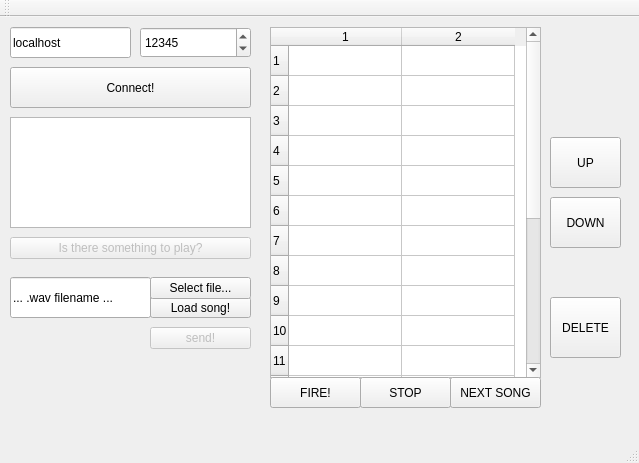
<?xml version="1.0" encoding="UTF-8"?>
<ui version="4.0">
 <class>ClientWindow</class>
 <widget class="QMainWindow" name="ClientWindow">
  <property name="geometry">
   <rect>
    <x>0</x>
    <y>0</y>
    <width>639</width>
    <height>463</height>
   </rect>
  </property>
  <property name="windowTitle">
   <string>ClientWindow</string>
  </property>
  <widget class="QWidget" name="centralWidget">
   <widget class="QLineEdit" name="destAddr">
    <property name="geometry">
     <rect>
      <x>10</x>
      <y>10</y>
      <width>121</width>
      <height>31</height>
     </rect>
    </property>
    <property name="text">
     <string>localhost</string>
    </property>
   </widget>
   <widget class="QSpinBox" name="portNumber">
    <property name="geometry">
     <rect>
      <x>140</x>
      <y>10</y>
      <width>111</width>
      <height>31</height>
     </rect>
    </property>
    <property name="maximum">
     <number>99999</number>
    </property>
    <property name="value">
     <number>12345</number>
    </property>
   </widget>
   <widget class="QPushButton" name="makeConnection">
    <property name="geometry">
     <rect>
      <x>10</x>
      <y>50</y>
      <width>241</width>
      <height>41</height>
     </rect>
    </property>
    <property name="text">
     <string>Connect!</string>
    </property>
   </widget>
   <widget class="QTextEdit" name="messageBox">
    <property name="geometry">
     <rect>
      <x>10</x>
      <y>100</y>
      <width>241</width>
      <height>111</height>
     </rect>
    </property>
   </widget>
   <widget class="QPushButton" name="fileSend">
    <property name="geometry">
     <rect>
      <x>150</x>
      <y>280</y>
      <width>101</width>
      <height>21</height>
     </rect>
    </property>
    <property name="text">
     <string>Load song!</string>
    </property>
   </widget>
   <widget class="QLineEdit" name="fileNameInput">
    <property name="geometry">
     <rect>
      <x>10</x>
      <y>260</y>
      <width>141</width>
      <height>41</height>
     </rect>
    </property>
    <property name="text">
     <string>... .wav filename ...</string>
    </property>
   </widget>
   <widget class="QPushButton" name="serverPlayButton">
    <property name="enabled">
     <bool>false</bool>
    </property>
    <property name="geometry">
     <rect>
      <x>10</x>
      <y>220</y>
      <width>241</width>
      <height>22</height>
     </rect>
    </property>
    <property name="text">
     <string>Is there something to play?</string>
    </property>
   </widget>
   <widget class="QPushButton" name="sendButton">
    <property name="enabled">
     <bool>false</bool>
    </property>
    <property name="geometry">
     <rect>
      <x>150</x>
      <y>310</y>
      <width>101</width>
      <height>22</height>
     </rect>
    </property>
    <property name="text">
     <string>send!</string>
    </property>
   </widget>
   <widget class="QPushButton" name="fileSelect">
    <property name="geometry">
     <rect>
      <x>150</x>
      <y>260</y>
      <width>101</width>
      <height>22</height>
     </rect>
    </property>
    <property name="text">
     <string>Select file...</string>
    </property>
   </widget>
   <widget class="QTableWidget" name="playlistWidget">
    <property name="geometry">
     <rect>
      <x>270</x>
      <y>10</y>
      <width>271</width>
      <height>351</height>
     </rect>
    </property>
    <property name="rowCount">
     <number>20</number>
    </property>
    <property name="columnCount">
     <number>2</number>
    </property>
    <attribute name="horizontalHeaderDefaultSectionSize">
     <number>113</number>
    </attribute>
    <row/>
    <row/>
    <row/>
    <row/>
    <row/>
    <row/>
    <row/>
    <row/>
    <row/>
    <row/>
    <row/>
    <row/>
    <row/>
    <row/>
    <row/>
    <row/>
    <row/>
    <row/>
    <row/>
    <row/>
    <column/>
    <column/>
   </widget>
   <widget class="QPushButton" name="firePlaylistButton">
    <property name="geometry">
     <rect>
      <x>270</x>
      <y>360</y>
      <width>91</width>
      <height>31</height>
     </rect>
    </property>
    <property name="text">
     <string>FIRE!</string>
    </property>
   </widget>
   <widget class="QPushButton" name="stopPlaylistButton">
    <property name="geometry">
     <rect>
      <x>360</x>
      <y>360</y>
      <width>91</width>
      <height>31</height>
     </rect>
    </property>
    <property name="text">
     <string>STOP</string>
    </property>
   </widget>
   <widget class="QPushButton" name="nextSongButton">
    <property name="geometry">
     <rect>
      <x>450</x>
      <y>360</y>
      <width>91</width>
      <height>31</height>
     </rect>
    </property>
    <property name="text">
     <string>NEXT SONG</string>
    </property>
   </widget>
   <widget class="QPushButton" name="upButton">
    <property name="geometry">
     <rect>
      <x>550</x>
      <y>120</y>
      <width>71</width>
      <height>51</height>
     </rect>
    </property>
    <property name="text">
     <string>UP</string>
    </property>
    <property name="icon">
     <iconset>
      <normaloff>../build-AudioClient-Desktop_Qt_5_7_0_GCC_64bit-Debug/up.png</normaloff>../build-AudioClient-Desktop_Qt_5_7_0_GCC_64bit-Debug/up.png</iconset>
    </property>
   </widget>
   <widget class="QPushButton" name="downButton">
    <property name="geometry">
     <rect>
      <x>550</x>
      <y>180</y>
      <width>71</width>
      <height>51</height>
     </rect>
    </property>
    <property name="text">
     <string>DOWN</string>
    </property>
    <property name="icon">
     <iconset>
      <normaloff>../build-AudioClient-Desktop_Qt_5_7_0_GCC_64bit-Debug/down.png</normaloff>../build-AudioClient-Desktop_Qt_5_7_0_GCC_64bit-Debug/down.png</iconset>
    </property>
   </widget>
   <widget class="QPushButton" name="deleteButton">
    <property name="geometry">
     <rect>
      <x>550</x>
      <y>280</y>
      <width>71</width>
      <height>61</height>
     </rect>
    </property>
    <property name="text">
     <string>DELETE</string>
    </property>
   </widget>
  </widget>
  <widget class="QMenuBar" name="menuBar">
   <property name="geometry">
    <rect>
     <x>0</x>
     <y>0</y>
     <width>639</width>
     <height>19</height>
    </rect>
   </property>
  </widget>
  <widget class="QToolBar" name="mainToolBar">
   <attribute name="toolBarArea">
    <enum>TopToolBarArea</enum>
   </attribute>
   <attribute name="toolBarBreak">
    <bool>false</bool>
   </attribute>
  </widget>
  <widget class="QStatusBar" name="statusBar"/>
 </widget>
 <layoutdefault spacing="6" margin="11"/>
 <resources/>
 <connections/>
</ui>
